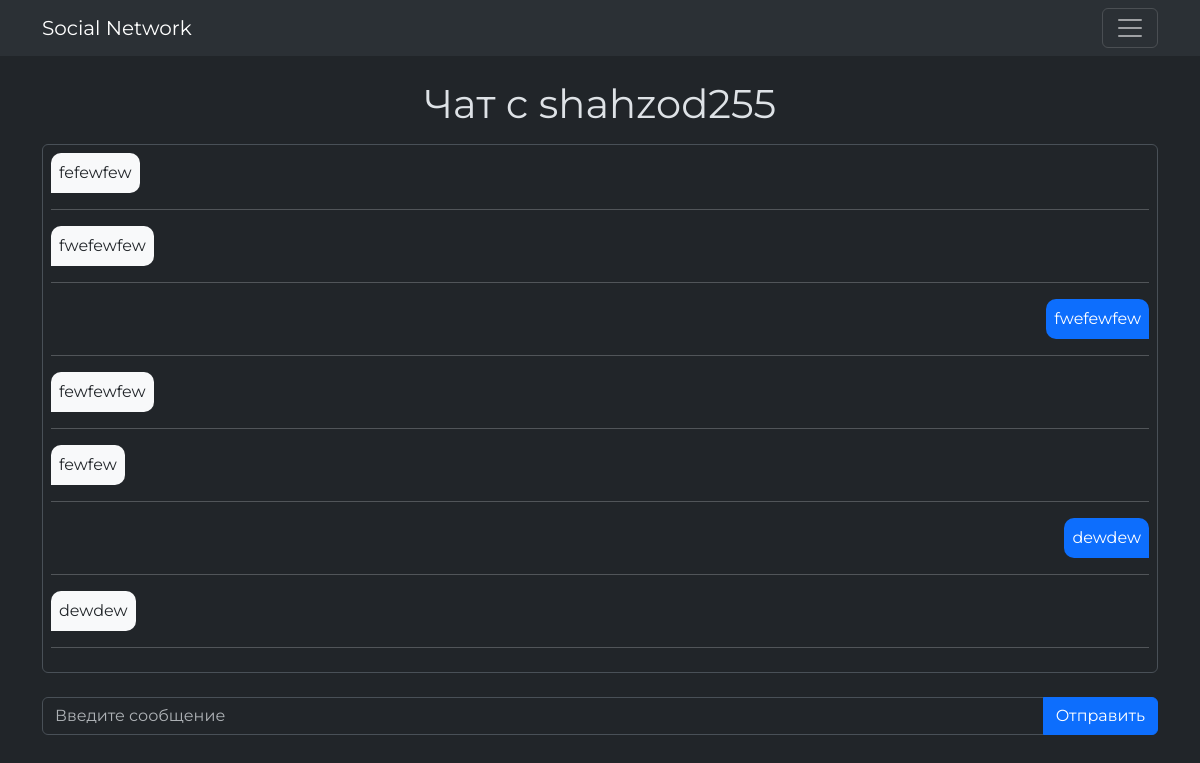
/chat/2 (signed in), run on the app's committed database.
### app/model/user.py (models this page shows, shortened)
class User(db.Model, UserMixin):
    id = db.Column(db.Integer, primary_key=True)
    publication = db.relationship(Publication, backref='author_publication', cascade='all, delete-orphan', passive_deletes=True)
    actual = db.relationship('Actual', backref='author_actual', cascade='all, delete-orphan', passive_deletes=True)
    comment = db.relationship(Comment, backref='author_comment', cascade='all, delete-orphan', passive_deletes=True)
    like = db.relationship(Like, backref='author_like', cascade='all, delete-orphan', passive_deletes=True)
    viewing = db.relationship(Viewing, backref='author_viewing', cascade='all, delete-orphan', passive_deletes=True)
    first_name = db.Column(db.String(50), nullable=True)
    last_name = db.Column(db.String(50), nullable=True)
    middle_name = db.Column(db.String(50), nullable=True)
    username = db.Column(db.String(50), unique=True, nullable=False)
    phone = db.Column(db.String(20), unique=True, nullable=False)
    email = db.Column(db.String(255), unique=True, nullable=False)
    bio = db.Column(db.Text, nullable=True)
    avatar = db.Column(db.String, nullable=False, default="ava.svg")
    password = db.Column(db.String(255), nullable=False)
    subscription = db.relationship('Subscription', foreign_keys='Subscription.subscription_id', backref='subscription', lazy='dynamic')
    subscribers = db.relationship('Subscription', foreign_keys='Subscription.subscribers_id', backref='subscribers', lazy='dynamic')
    date_joined = db.Column(db.DateTime, default=datetime.now)

### app/model/message.py (models this page shows)
class Message(db.Model):
    __tablename__ = 'messages'
    id = db.Column(db.Integer, primary_key=True)  # Уникальный идентификатор сообщения
    sender_id = db.Column(db.Integer, db.ForeignKey('user.id'), nullable=False)  # ID отправителя
    recipient_id = db.Column(db.Integer, db.ForeignKey('user.id'), nullable=False)  # ID получателя
    content = db.Column(db.Text, nullable=False)  # Содержимое сообщения
    timestamp = db.Column(db.DateTime, default=datetime.now)  # Время отправки сообщения
    is_read = db.Column(db.Boolean, default=False)
    sender = db.relationship('User', foreign_keys=[sender_id], backref='sent_messages')  # Отношение к отправителю
    recipient = db.relationship('User', foreign_keys=[recipient_id], backref='received_messages')  # Отношение к получателю

### app/routes/message.py (the view)
@message_view.route('/chat/<int:recipient_id>')
@login_required
def chat(recipient_id):
    recipient = User.query.get_or_404(recipient_id)
    messages = Message.query.filter(
        ((Message.sender_id == current_user.id) & (Message.recipient_id == recipient.id)) |
        ((Message.sender_id == recipient.id) & (Message.recipient_id == current_user.id))
    ).all()
    return render_template('chat/chat.html', recipient=recipient, messages=messages)

### app/model/user.py (called while the page is built)
@login_manager.user_loader
def load_user(user_id):
    return User.query.get(int(user_id))

### app/templates/chat/chat.html (shortened to what this page needs)
{% extends 'main/base.html' %}
{% block content %}
    <h1 class="text-center p-2">Чат с {{ recipient.username }}</h1>
    <div class="d-grid gap-2">
        <div id="messages" class="border rounded p-2 overflow-auto" style="max-height: 700px; height: 100%;">
            {% for message in messages %}
                <div class="d-flex {{ 'justify-content-end' if message.sender_id == current_user.id else 'justify-content-start' }}">
                    <p class="m-0 p-2 text-break {{ 'text-white bg-primary' if message.sender_id == current_user.id else 'text-dark bg-light' }}"
                       style="border-radius: 10px; {{ 'border-bottom-right-radius: 0;' if message.sender_id == current_user.id else 'border-bottom-left-radius: 0;' }}">
                        {{ message.content }}
                    </p>
                </div>
                <hr>
            {% endfor %}
        </div>
        <div class="input-group mt-3">
            <input id="message" class="form-control" placeholder="Введите сообщение">
            <button class="btn btn-primary" onclick="sendMessage()">Отправить</button>
        </div>
    </div>
{% endblock %}

### app/static/css/main.css (style rules this page uses)
body { font-family: Montserrat, sans-serif; font-weight: 400; }
hr { position: sticky; }

### data on the page
User: username "shahzod255"
Message: content "fefewfew"
Message: content "fwefewfew"
Message: content "fwefewfew"
Message: content "fewfewfew"
Message: content "fewfew"
Message: content "dewdew"
Message: content "dewdew"
